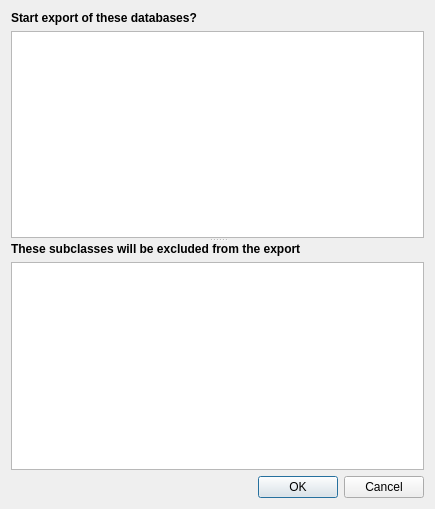
<?xml version="1.0" encoding="UTF-8"?>
<ui version="4.0">
 <class>ExportConfirmationDialog</class>
 <widget class="QDialog" name="ExportConfirmationDialog">
  <property name="geometry">
   <rect>
    <x>0</x>
    <y>0</y>
    <width>435</width>
    <height>509</height>
   </rect>
  </property>
  <property name="windowTitle">
   <string>Export</string>
  </property>
  <property name="windowIcon">
   <iconset>
    <normaloff>assets/svedigark.svg</normaloff>assets/svedigark.svg</iconset>
  </property>
  <layout class="QVBoxLayout" name="verticalLayout_3">
   <item>
    <widget class="QSplitter" name="splitter">
     <property name="orientation">
      <enum>Qt::Vertical</enum>
     </property>
     <widget class="QWidget" name="layoutWidget">
      <layout class="QVBoxLayout" name="topVerticalLayout">
       <item>
        <widget class="QLabel" name="lblExportInfo">
         <property name="font">
          <font>
           <pointsize>9</pointsize>
           <weight>75</weight>
           <bold>true</bold>
          </font>
         </property>
         <property name="text">
          <string>Start export of these databases?</string>
         </property>
        </widget>
       </item>
       <item>
        <widget class="QListWidget" name="lwDatabases">
         <property name="toolTip">
          <string/>
         </property>
         <property name="autoFillBackground">
          <bool>false</bool>
         </property>
         <property name="editTriggers">
          <set>QAbstractItemView::NoEditTriggers</set>
         </property>
         <property name="selectionMode">
          <enum>QAbstractItemView::NoSelection</enum>
         </property>
        </widget>
       </item>
      </layout>
     </widget>
     <widget class="QWidget" name="layoutWidget">
      <layout class="QVBoxLayout" name="bottomVerticalLayout">
       <item>
        <widget class="QLabel" name="lblExculdedInfo">
         <property name="font">
          <font>
           <pointsize>9</pointsize>
           <weight>75</weight>
           <bold>true</bold>
          </font>
         </property>
         <property name="text">
          <string>These subclasses will be excluded from the export</string>
         </property>
        </widget>
       </item>
       <item>
        <widget class="QListWidget" name="lwExcludedSubclasses">
         <property name="toolTip">
          <string/>
         </property>
         <property name="editTriggers">
          <set>QAbstractItemView::NoEditTriggers</set>
         </property>
         <property name="selectionMode">
          <enum>QAbstractItemView::NoSelection</enum>
         </property>
        </widget>
       </item>
       <item>
        <widget class="QDialogButtonBox" name="button_box">
         <property name="orientation">
          <enum>Qt::Horizontal</enum>
         </property>
         <property name="standardButtons">
          <set>QDialogButtonBox::Cancel|QDialogButtonBox::Ok</set>
         </property>
        </widget>
       </item>
      </layout>
     </widget>
    </widget>
   </item>
  </layout>
 </widget>
 <resources/>
 <connections>
  <connection>
   <sender>button_box</sender>
   <signal>accepted()</signal>
   <receiver>ExportConfirmationDialog</receiver>
   <slot>accept()</slot>
   <hints>
    <hint type="sourcelabel">
     <x>248</x>
     <y>254</y>
    </hint>
    <hint type="destinationlabel">
     <x>157</x>
     <y>274</y>
    </hint>
   </hints>
  </connection>
  <connection>
   <sender>button_box</sender>
   <signal>rejected()</signal>
   <receiver>ExportConfirmationDialog</receiver>
   <slot>reject()</slot>
   <hints>
    <hint type="sourcelabel">
     <x>316</x>
     <y>260</y>
    </hint>
    <hint type="destinationlabel">
     <x>286</x>
     <y>274</y>
    </hint>
   </hints>
  </connection>
 </connections>
</ui>
